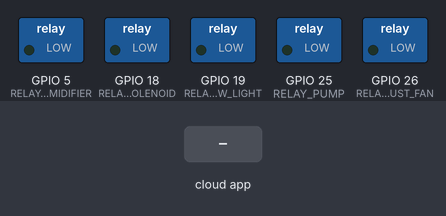
A sketch run on a simulated ESP32. On the bench: switched loads named in the sketch (green lamp = pin HIGH). Inputs (shaded band) come from the test bench. WiFi joins after 1.5 s; servers stay silent unless stated; no MQTT or app messages arrive unless stated; what the sketch prints to the serial monitor is not drawn.

Above: at 2.7 s.
2.8 s: the phone or cloud app sets relay-pump to ON
At 4.0 s:
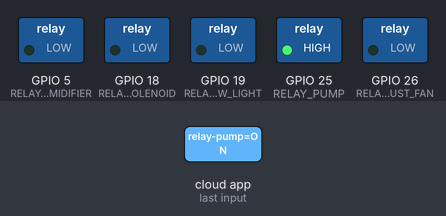
4.3 s: the phone or cloud app sets relay-exhaust-fan to ON
At 5.2 s:
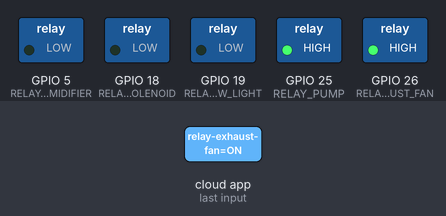
5.8 s: the phone or cloud app sets relay-humidifier to ON
At 7.0 s:
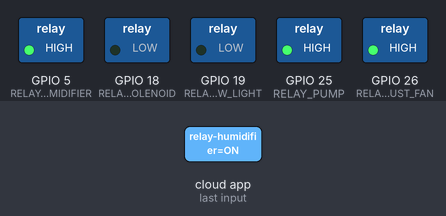
7.3 s: the phone or cloud app sets relay-solenoid to ON
At 8.0 s:
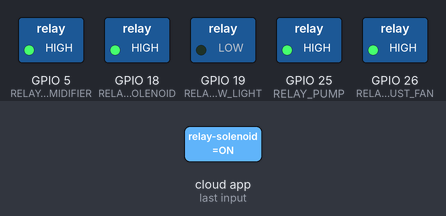
Timing chart, 0 to 9.8 s (numbered marks = the images above; inputs shaded):
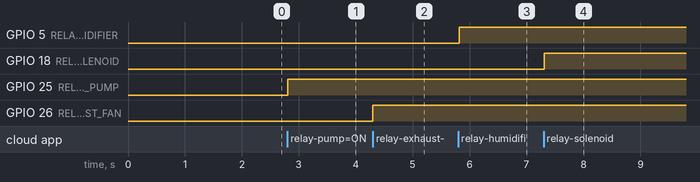

Measured:
- after the input at 2.8 s, GPIO 25 (RELAY_PUMP): LOW → HIGH at once
- after the input at 4.3 s, GPIO 26 (RELAY_EXHAUST_FAN): LOW → HIGH at once
- after the input at 5.8 s, GPIO 5 (RELAY_HUMIDIFIER): LOW → HIGH at once
- after the input at 7.3 s, GPIO 18 (RELAY_SOLENOID): LOW → HIGH at once

The sketch:

work3.ino
```cpp
/*
  Greenhouse Controller - Manual Control Only
  - All relays are controlled manually from the web app.
  - Includes a simulated CO2 sensor.
*/

// ========== LIBRARIES ==========
#include <WiFi.h>
#include "Adafruit_MQTT.h"
#include "Adafruit_MQTT_Client.h"
#include <Wire.h>
#include <BH1750.h>
#include <Adafruit_Sensor.h>
#include <DHT.h>

// ========== WI-FI & ADAFRUIT IO CONFIGURATION ==========
#define WLAN_SSID       "RaghvendraF" // Apna Wi-Fi Name daalein
#define WLAN_PASS       "6392027660s"     // Apna Wi-Fi Password daalein

#define AIO_SERVER      "io.adafruit.com"
#define AIO_SERVERPORT  1883
#define AIO_USERNAME    "GreenhouseRNA" // <-- Apna ADAFRUIT IO USERNAME YAHAN DAALEIN
#define AIO_KEY         "aio_VyBt48nDAywmDNrKvWawMuwmCJVs"      // <-- Apna ADAFRUIT IO KEY YAHAN DAALEIN

// ========== PIN & SENSOR CONFIGURATION ==========
#define I2C_SDA 21
#define I2C_SCL 22
#define PIN_DHT 4
#define PIN_SOIL 34

#define RELAY_PUMP        25
#define RELAY_EXHAUST_FAN 26
#define RELAY_HUMIDIFIER  5
#define RELAY_SOLENOID    18
#define RELAY_GROW_LIGHT  19

// Sensor Objects & Clients
DHT dht(PIN_DHT, DHT22);
BH1750 lightMeter;
WiFiClient client;
Adafruit_MQTT_Client mqtt(&client, AIO_SERVER, AIO_SERVERPORT, AIO_USERNAME, AIO_KEY);

// ========== ADAFRUIT IO FEEDS ==========
Adafruit_MQTT_Publish soilFeed = Adafruit_MQTT_Publish(&mqtt, AIO_USERNAME "/feeds/soil-moisture");
Adafruit_MQTT_Publish tempFeed = Adafruit_MQTT_Publish(&mqtt, AIO_USERNAME "/feeds/temperature");
Adafruit_MQTT_Publish humFeed = Adafruit_MQTT_Publish(&mqtt, AIO_USERNAME "/feeds/humidity");
Adafruit_MQTT_Publish lightFeed = Adafruit_MQTT_Publish(&mqtt, AIO_USERNAME "/feeds/light-level");
Adafruit_MQTT_Publish co2Feed = Adafruit_MQTT_Publish(&mqtt, AIO_USERNAME "/feeds/co2-level");

Adafruit_MQTT_Subscribe pumpSub = Adafruit_MQTT_Subscribe(&mqtt, AIO_USERNAME "/feeds/relay-pump");
Adafruit_MQTT_Subscribe fanSub = Adafruit_MQTT_Subscribe(&mqtt, AIO_USERNAME "/feeds/relay-exhaust-fan");
Adafruit_MQTT_Subscribe humidifierSub = Adafruit_MQTT_Subscribe(&mqtt, AIO_USERNAME "/feeds/relay-humidifier");
Adafruit_MQTT_Subscribe solenoidSub = Adafruit_MQTT_Subscribe(&mqtt, AIO_USERNAME "/feeds/relay-solenoid");
Adafruit_MQTT_Subscribe growLightSub = Adafruit_MQTT_Subscribe(&mqtt, AIO_USERNAME "/feeds/relay-grow-light");

// Timers and State Variables
unsigned long lastSensorRead = 0;
const unsigned long SENSOR_INTERVAL_MS = 15000; // Har 15 second mein data bhejega

// CO2 Simulation variables
float simulatedCO2 = 500.0; // <-- BADLAAV YAHAN KIYA GAYA HAI
bool co2Spiked = false;
unsigned long co2SpikeTime = 40000;
unsigned long lastCo2DecreaseTime = 0;

// Helper Function for Relays
void setRelay(int pin, bool on) {
  bool signal = on;
  if (pin == RELAY_GROW_LIGHT) {
    signal = !on; // Grow light ke liye inverted logic
  }
  digitalWrite(pin, signal ? HIGH : LOW);
}

// MQTT Connection Function
void MQTT_connect() {
  int8_t ret;
  if (mqtt.connected()) return;
  Serial.print("Connecting to MQTT... ");
  while ((ret = mqtt.connect()) != 0) {
    Serial.println(mqtt.connectErrorString(ret));
    Serial.println("Retrying MQTT connection in 5 seconds...");
    mqtt.disconnect();
    delay(5000);
  }
  Serial.println("MQTT Connected!");
}

void setup() {
  Serial.begin(115200);
  pinMode(RELAY_PUMP, OUTPUT);
  pinMode(RELAY_EXHAUST_FAN, OUTPUT);
  pinMode(RELAY_HUMIDIFIER, OUTPUT);
  pinMode(RELAY_SOLENOID, OUTPUT);
  pinMode(RELAY_GROW_LIGHT, OUTPUT);

  Wire.begin(I2C_SDA, I2C_SCL);
  dht.begin();
  lightMeter.begin(BH1750::CONTINUOUS_HIGH_RES_MODE);

  WiFi.begin(WLAN_SSID, WLAN_PASS);
  while (WiFi.status() != WL_CONNECTED) {
    delay(500); Serial.print(".");
  }
  Serial.println("\nWiFi connected");

  mqtt.subscribe(&pumpSub);
  mqtt.subscribe(&fanSub);
  mqtt.subscribe(&humidifierSub);
  mqtt.subscribe(&solenoidSub);
  mqtt.subscribe(&growLightSub);
}

// CO2 Simulation Logic
void handleCo2Simulation() {
  unsigned long currentTime = millis();
  if (!co2Spiked && currentTime >= co2SpikeTime) {
    simulatedCO2 = 1500.0;
    co2Spiked = true;
    lastCo2DecreaseTime = currentTime;
  }
  if (co2Spiked && (currentTime - lastCo2DecreaseTime >= 20000)) {
    lastCo2DecreaseTime = currentTime;
    // Ab 800 se neeche nahi jayega
    if (simulatedCO2 > 800) simulatedCO2 -= 5;
  }
}

void loop() {
  MQTT_connect();

  Adafruit_MQTT_Subscribe *subscription;
  while ((subscription = mqtt.readSubscription(5000))) {
    // Sirf manual commands ko sunega
    if (subscription == &pumpSub) setRelay(RELAY_PUMP, strcmp((char *)subscription->lastread, "ON") == 0);
    if (subscription == &fanSub) setRelay(RELAY_EXHAUST_FAN, strcmp((char *)subscription->lastread, "ON") == 0);
    if (subscription == &humidifierSub) setRelay(RELAY_HUMIDIFIER, strcmp((char *)subscription->lastread, "ON") == 0);
    if (subscription == &solenoidSub) setRelay(RELAY_SOLENOID, strcmp((char *)subscription->lastread, "ON") == 0);
    if (subscription == &growLightSub) setRelay(RELAY_GROW_LIGHT, strcmp((char *)subscription->lastread, "ON") == 0);
  }

  handleCo2Simulation();

  if (millis() - lastSensorRead > SENSOR_INTERVAL_MS) {
    lastSensorRead = millis();
    int soil = analogRead(PIN_SOIL);
    float temp = dht.readTemperature();
    float hum = dht.readHumidity();
    float lux = lightMeter.readLightLevel();

    // Hamesha data publish karo
    if (soil > 0) soilFeed.publish((int32_t)soil);
    if (!isnan(temp)) tempFeed.publish(temp);
    if (!isnan(hum)) humFeed.publish(hum);
    if (lux >= 0) lightFeed.publish(lux);
    co2Feed.publish(simulatedCO2);
  }
}
```
